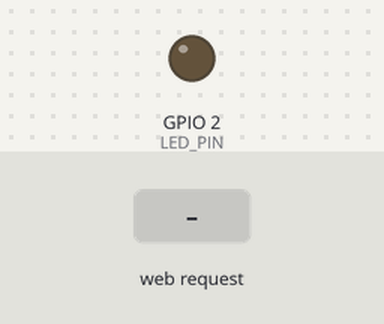
A program run on a simulated ESP32. On the bench: output pins drawn as LEDs (lit = HIGH). Inputs (shaded band) come from the test bench. WiFi joins after 1.5 s; servers stay silent unless stated; what the program prints to the serial monitor is not drawn.

Above: at 2.7 s.
2.8 s: HTTP request GET /connect received
At 3.2 s:
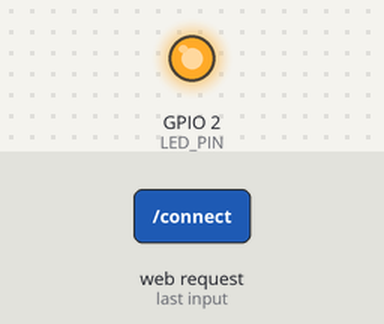
6.3 s: HTTP request GET /program received
At 7.5 s:
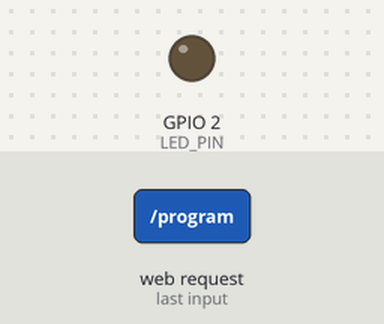
9.3 s: HTTP request GET /program?reset=1 received
At 9.45 s:
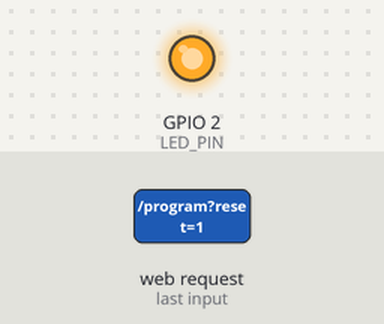
Timing chart, 0 to 12.3 s (numbered marks = the images above; inputs shaded):
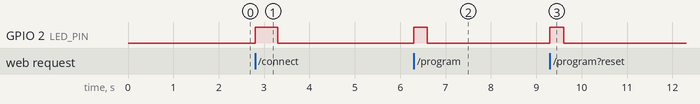

Measured:
- after the input at 2.8 s, GPIO 2 (LED_PIN): LOW → HIGH at once, → LOW 0.50 s later
- after the input at 6.3 s, GPIO 2 (LED_PIN): LOW → HIGH at once, → LOW 0.30 s later
- after the input at 9.3 s, GPIO 2 (LED_PIN): LOW → HIGH at once, → LOW 0.30 s later

The program:

main.cpp
```cpp
#include <Arduino.h>
#include <WiFi.h>
#include <WebServer.h>
#include "secrets.h"

// ---------------------------------------------------------
// ESP32 D1 Mini Pin Definitions & Serial Setup
// ---------------------------------------------------------
#define RX_PIN 16  // Labeled "16" or "RX2" -> Connect trough 100 Ohm resistor to Servo Signal Wire
#define TX_PIN 17  // Labeled "17" or "TX2" -> Connect to 1N4004 diode cathode (banded side) -> Anode to Servo Signal Wire
                   // Add a 22 Kohm pull-up resistor from Servo Signal Wire to 3.3/5V to ensure proper idle state
#define LED_PIN 2  // Onboard Blue LED on ESP32 D1 Mini (GPIO 2)

WebServer server(80);

// Servo State Variables
String currentFwRev = "ATLAS1.2"; // Dynamically parsed from servo
uint16_t currentCenter = 1500;
uint8_t currentThrow = 50;
uint8_t currentSpeed = 100;
uint8_t currentTxMode = 0; // Microsecond offset (0 = Standard/JR/Hitec, 22 = Futaba, 100 = Multiplex)
bool currentReverse = false;
uint8_t currentDeadband = 2;

// ---------------------------------------------------------
// Helper: Universal ASCII Checksum Calculation
// ---------------------------------------------------------
uint8_t calculateChecksum(const char *payload24) {
  uint16_t asciiSum = 0;
  for (int i = 0; i < 24; i++) {
    asciiSum += (uint8_t)payload24[i];
  }
  return (uint8_t)((asciiSum + 6) & 0xFF);
}

// ---------------------------------------------------------
// Helper: Build Exact 36-Byte Command Frame
// ---------------------------------------------------------
String buildPacket(uint16_t pulseUs, uint8_t totalThrow, uint8_t speedPct, uint8_t txMode, bool rev, uint8_t deadbandUs) {
  char payload[25];
  sprintf(payload, "%04X%02X%02X%02X%02X%02X001D4C0514",
          pulseUs, totalThrow, speedPct, txMode, rev ? 1 : 0, deadbandUs);

  uint8_t chk = calculateChecksum(payload);

  char fullStr[64];
  // Standard 36-byte frame: \x0C + ATLAS1.2 + 24 payload chars + 2 checksum chars + \r
  sprintf(fullStr, "\x0C%s%s%02X\r", currentFwRev.c_str(), payload, chk);
  return String(fullStr);
}

// ---------------------------------------------------------
// Web Server Frontend (HTML/CSS/JS in PROGMEM)
// ---------------------------------------------------------
const char index_html[] PROGMEM = R"rawliteral(
<!DOCTYPE html>
<html>
<head>
  <title>Hyperion Servo Commander</title>
  <meta name="viewport" content="width=device-width, initial-scale=1">
  <style>
    body { font-family: 'Segoe UI', Tahoma, sans-serif; background-color: #d4d0c8; padding: 20px; user-select: none; }
    .container { max-width: 600px; margin: auto; border: 2px solid #808080; border-top-color: #fff; border-left-color: #fff; background: #ece9d8; padding: 10px; }
    .header-panel { display: flex; align-items: center; justify-content: space-between; border: 1px solid #808080; background: #e0dcd3; padding: 10px; margin-bottom: 10px; }
    .status-indicator { width: 20px; height: 20px; border-radius: 50%; background: red; border: 2px inset #999; margin-right: 15px; }
    .status-indicator.connected { background: #00ff00; }
    .panel-grid { display: grid; grid-template-columns: 1fr 1fr; gap: 10px; }
    .group-box { border: 2px groove #fff; padding: 10px; }
    .group-box legend { color: #000; font-weight: bold; font-size: 14px; }
    fieldset { margin: 0; }

    .slider-container { text-align: center; margin-top: 10px; }
    input[type=range] { width: 100%; cursor: pointer; }
    .val-box { border: 1px inset #fff; background: #fff; color: #000080; padding: 2px 5px; font-family: monospace; display: inline-block; min-width: 40px; text-align: right; }

    .btn { background: #ece9d8; border: 2px outset #fff; padding: 5px 15px; cursor: pointer; font-size: 12px; font-weight: bold; }
    .btn:active { border-style: inset; padding: 6px 14px 4px 16px; }
    .btn-connect { width: 80px; height: 35px; }

    .side-controls { display: flex; flex-direction: column; gap: 10px; justify-content: space-between; }
    .logo { color: #003366; font-size: 24px; font-style: italic; font-weight: 900; letter-spacing: 1px; margin: 0; }
  </style>
</head>
<body>
<div class="container">
  <div class="header-panel">
    <div>
      <button class="btn btn-connect" onclick="connectServo()">Connect</button>
    </div>
    <div style="display: flex; align-items: center; border: 1px inset #fff; padding: 5px 15px; background: #ece9d8;">
      <div id="statusLed" class="status-indicator"></div>
      <div style="text-align: center; font-size: 12px;">
        Hyperion Digital Servo<br>Firmware Revision<br><b id="fwRevText" style="color: #0066cc; font-size: 16px;">---</b>
      </div>
    </div>
    <div>
      <h1 class="logo">HYPERION<br><span style="font-size:12px; color:#555;">Quality R/C</span></h1>
    </div>
  </div>

  <div class="panel-grid">
    <fieldset class="group-box">
      <legend>Right/Left Deflection (degrees)</legend>
      <div class="slider-container">
        <span class="val-box" id="throwVal">50</span>
        <input type="range" id="throwSlider" min="17" max="78" value="50" oninput="updateThrow(this.value)">
      </div>
    </fieldset>

    <fieldset class="group-box">
      <legend>Servo Center (1500+/-127 uS)</legend>
      <div class="slider-container">
        <span class="val-box" id="centerVal">1500</span>
        <input type="range" id="centerSlider" min="1373" max="1627" value="1500" oninput="updateVal('centerVal', this.value)">
      </div>
    </fieldset>

    <fieldset class="group-box">
      <legend>Speed (1 - 100 % of maximum)</legend>
      <div class="slider-container">
        <span class="val-box" id="speedVal">100</span>
        <input type="range" id="speedSlider" min="1" max="100" value="100" oninput="updateVal('speedVal', this.value)">
      </div>
    </fieldset>

    <fieldset class="group-box">
      <legend>Deadband Width (0 - 16 uS)</legend>
      <div class="slider-container">
        <span class="val-box" id="dbVal">2</span>
        <input type="range" id="dbSlider" min="0" max="16" value="2" oninput="updateVal('dbVal', this.value)">
      </div>
    </fieldset>

    <fieldset class="group-box">
      <legend>Test Servo Deflection</legend>
      <div class="slider-container">
        <span class="val-box" id="testVal">0</span>
        <input type="range" id="testSlider" min="-50" max="50" value="0" oninput="updateVal('testVal', this.value)">
      </div>
    </fieldset>

    <div class="side-controls">
      <fieldset class="group-box" style="text-align: center;">
        <label><input type="checkbox" id="revCheck"> <b>Reverse</b></label>
      </fieldset>

      <fieldset class="group-box" style="text-align: center;">
        <label style="font-size: 12px; font-weight: bold;">Tx Compatibility<br>
          <select id="txSelect" onchange="onTxChange()">
            <option value="0" data-offset="0" data-throw="50">Standard</option>
            <option value="22" data-offset="22" data-throw="45">Futaba</option>
            <option value="0_hitec" data-offset="0" data-throw="55">Hitec</option>
            <option value="0_jr" data-offset="0" data-throw="45">JR</option>
            <option value="100" data-offset="100" data-throw="55">Multiplex</option>
          </select>
        </label>
      </fieldset>

      <fieldset class="group-box" style="text-align: center; background: #e0dcd3;">
        <label style="font-size: 11px;"><input type="checkbox" id="resetCheck"> Reset to Default</label>
        <button class="btn" style="width: 90%; margin-top: 5px;" onclick="programServo()">PROGRAM</button>
      </fieldset>
    </div>
  </div>

  <div style="margin-top: 15px; text-align: center; border-top: 1px solid #808080; padding-top: 10px;">
    <b style="font-size: 12px; color: #333;">Multiplex USB Adapter Wiring Diagram:</b><br>
    <img src="https://wiki.rc-network.de/w/images/0/04/Mpxprog.png" style="width: 100%; max-width: 550px; height: auto; margin-top: 8px; border: 1px solid #808080; background: #fff;" alt="Multiplex Adapter Schematic"><br>
    <a href="https://wiki.rc-network.de/wiki/Multiplex_USB-Adapter" target="_blank" style="font-size: 11px; color: #003399; text-decoration: underline; display: inline-block; margin-top: 5px;">Multiplex USB-Adapter Wiki Page</a>
  </div>
</div>

<script>
  function updateVal(id, val) { document.getElementById(id).innerText = val; }

  function updateThrow(val) {
    let throwDeg = parseInt(val) || 50;
    document.getElementById('throwVal').innerText = throwDeg;

    let tSlider = document.getElementById('testSlider');
    tSlider.min = -throwDeg;
    tSlider.max = throwDeg;

    if (Math.abs(parseInt(tSlider.value)) > throwDeg) {
      tSlider.value = 0;
      document.getElementById('testVal').innerText = 0;
    }
  }

  function onTxChange() {
    let sel = document.getElementById('txSelect');
    let opt = sel.options[sel.selectedIndex];
    let offset = parseInt(opt.getAttribute('data-offset')) || 0;
    let defThrow = parseInt(opt.getAttribute('data-throw')) || 50;

    let newCenter = 1500 + offset;
    document.getElementById('centerSlider').value = newCenter;
    document.getElementById('centerVal').innerText = newCenter;

    document.getElementById('throwSlider').value = defThrow;
    updateThrow(defThrow);
  }

  function connectServo() {
    fetch('/connect')
      .then(r => r.json())
      .then(data => {
        if(data.success) {
          document.getElementById('statusLed').classList.add('connected');
          if(data.fw) document.getElementById('fwRevText').innerText = data.fw;
          document.getElementById('centerSlider').value = data.center;
          document.getElementById('centerVal').innerText = data.center;
          document.getElementById('speedSlider').value = data.speed;
          document.getElementById('speedVal').innerText = data.speed;
          document.getElementById('dbSlider').value = data.db;
          document.getElementById('dbVal').innerText = data.db;
          document.getElementById('revCheck').checked = data.rev;

          document.getElementById('throwSlider').value = data.throw;
          updateThrow(data.throw);

          let selectVal = "0";
          if (data.tx === 22) {
            selectVal = "22";
          } else if (data.tx === 100) {
            selectVal = "100";
          } else if (data.tx === 0) {
            if (data.throw === 55) selectVal = "0_hitec";
            else if (data.throw === 45) selectVal = "0_jr";
            else selectVal = "0";
          }
          document.getElementById('txSelect').value = selectVal;
        }
      });
  }

  function programServo() {
    let sel = document.getElementById('txSelect');
    let opt = sel.options[sel.selectedIndex];
    let txOffset = parseInt(opt.getAttribute('data-offset')) || 0;

    let params = new URLSearchParams({
      center: document.getElementById('centerSlider').value,
      throw: document.getElementById('throwSlider').value,
      speed: document.getElementById('speedSlider').value,
      db: document.getElementById('dbSlider').value,
      rev: document.getElementById('revCheck').checked ? 1 : 0,
      tx: txOffset,
      reset: document.getElementById('resetCheck').checked ? 1 : 0,
      testDeg: document.getElementById('testSlider').value
    });
    fetch('/program?' + params.toString())
      .then(r => r.text())
      .then(t => {
        alert("Program sent!");
        document.getElementById('resetCheck').checked = false;
        connectServo();
      });
  }
</script>
</body>
</html>
)rawliteral";

// ---------------------------------------------------------
// Web Server Route Handlers
// ---------------------------------------------------------
void handleRoot() {
  server.send_P(200, "text/html", index_html);
}

void handleConnect() {
  digitalWrite(LED_PIN, HIGH);

  while(Serial1.available()) Serial1.read();

  Serial1.write('U');
  Serial1.flush();
  Serial.println("Sent query byte: U (0x55)");

  String response = "";
  unsigned long start = millis();

  while(millis() - start < 500) {
    if (Serial1.available()) {
      char c = Serial1.read();
      response += c;
    }
  }

  digitalWrite(LED_PIN, LOW);

  int atlasIdx = response.indexOf("ATLAS");
  if (atlasIdx != -1 && response.length() >= (unsigned int)(atlasIdx + 8 + 24)) {
    currentFwRev = response.substring(atlasIdx, atlasIdx + 8);
    String payload = response.substring(atlasIdx + 8, atlasIdx + 8 + 24);
    Serial.println("Parsed FW Rev: " + currentFwRev);
    Serial.println("Parsed Payload: " + payload);

    long cHex = strtol(payload.substring(0,4).c_str(), NULL, 16);
    long tHex = strtol(payload.substring(4,6).c_str(), NULL, 16);
    long sHex = strtol(payload.substring(6,8).c_str(), NULL, 16);
    long mHex = strtol(payload.substring(8,10).c_str(), NULL, 16);
    long rHex = strtol(payload.substring(10,12).c_str(), NULL, 16);
    long dHex = strtol(payload.substring(12,14).c_str(), NULL, 16);

    currentCenter = cHex;
    currentThrow = constrain((int)tHex, 17, 78);
    currentSpeed = sHex;
    currentTxMode = mHex;
    currentReverse = (rHex == 1);
    currentDeadband = dHex;

    String json = "{\"success\":true, \"fw\":\"" + currentFwRev +
                  "\", \"center\":" + String(currentCenter) +
                  ", \"throw\":" + String(currentThrow) +
                  ", \"speed\":" + String(currentSpeed) +
                  ", \"tx\":" + String(currentTxMode) +
                  ", \"rev\":" + (currentReverse ? "true" : "false") +
                  ", \"db\":" + String(currentDeadband) + "}";
    server.send(200, "application/json", json);
  } else {
    server.send(200, "application/json", "{\"success\":false}");
  }
}

void handleProgram() {
  digitalWrite(LED_PIN, HIGH);
  bool isReset = server.arg("reset") == "1";
  int testDeg = server.arg("testDeg").toInt();

  if (isReset) {
    currentCenter = 1500;
    currentThrow = 50;
    currentSpeed = 100;
    currentTxMode = 0;
    currentReverse = false;
    currentDeadband = 2;
    testDeg = 0;
  } else {
    currentCenter = server.arg("center").toInt();
    currentThrow = constrain((int)server.arg("throw").toInt(), 17, 78);
    currentSpeed = server.arg("speed").toInt();
    currentTxMode = server.arg("tx").toInt();
    currentReverse = server.arg("rev") == "1";
    currentDeadband = server.arg("db").toInt();
  }

  testDeg = constrain(testDeg, -((int)currentThrow), (int)currentThrow);

  // Write base parameters to EEPROM
  String packet = buildPacket(currentCenter, currentThrow, currentSpeed, currentTxMode, currentReverse, currentDeadband);

  while(Serial1.available()) Serial1.read();

  Serial.print("Writing EEPROM: ");
  Serial.println(packet);

  Serial1.print(packet);
  Serial1.flush();

  delay(300); // EEPROM commit delay

  while(Serial1.available()) Serial1.read();

  // Apply test deflection offset position if non-zero
  if (testDeg != 0) {
    uint16_t testPulse = currentCenter + (testDeg * 10);
    String testPacket = buildPacket(testPulse, currentThrow, currentSpeed, currentTxMode, currentReverse, currentDeadband);
    Serial.print("Applying Test Position: ");
    Serial.println(testPacket);
    Serial1.print(testPacket);
    Serial1.flush();
    delay(50);
    while(Serial1.available()) Serial1.read();
  }

  digitalWrite(LED_PIN, LOW);
  server.send(200, "text/plain", "OK");
}

// ---------------------------------------------------------
// Main Setup and Loop
// ---------------------------------------------------------
void setup() {
  Serial.begin(115200);

  Serial1.begin(19200, SERIAL_8N1, RX_PIN, TX_PIN);

  pinMode(LED_PIN, OUTPUT);
  digitalWrite(LED_PIN, LOW);

  Serial.print("\nConnecting to WiFi: ");
  Serial.println(WIFI_SSID);
  WiFi.mode(WIFI_STA);
  WiFi.begin(WIFI_SSID, WIFI_PASSWORD);

  while (WiFi.status() != WL_CONNECTED) {
    delay(500);
    Serial.print(".");
  }

  Serial.println("\nWiFi Connected!");
  Serial.print("Hyperion Web UI Address: http://");
  Serial.println(WiFi.localIP());

  server.on("/", handleRoot);
  server.on("/connect", handleConnect);
  server.on("/program", handleProgram);
  server.begin();
}

void loop() {
  server.handleClient();

  if (Serial1.available()) {
    Serial.write(Serial1.read());
  }
}
```

secrets-template.h
```cpp
#ifndef SECRETS_H
#define SECRETS_H

// --- WI-FI NETWORK CONFIGURATION ---
const char* WIFI_SSID     = "Your-SSID";
const char* WIFI_PASSWORD     = "Your-Super-Secret-Password!";

#endif // SECRETS_H
```
